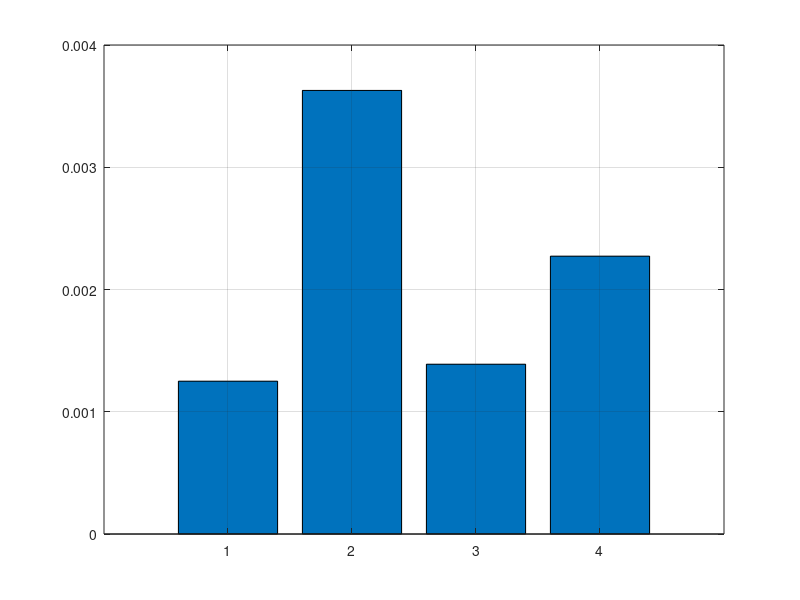

Write MATLAB code to recreate this figure. (Note: this script raises an error after producing the figure.)
%{
% Author: Brennen Green
% Assignment: EGR103 Metal Deformation Calculator
% Date: 01/25/2020
% Purpose: Calculate the elongation of metal under force and graph the 
% comparison of various other metals
%}

% e = FL / AE
% e = elongation
% F = Force in kiloNewtons
% L = Length in meters
% A = Cross sectional area in mm^2
% E = Constant modulous of elasticity in gigapascals

length = 2.5;
cross_area = 50;
force = 5;
E_steel = 200;
E_stainless = 180;
E_titanium = 110;
E_aluminum = 68.9;

e_steel = (force * length) / (cross_area * E_steel);
e_stainless = (force * length) / (cross_area * E_stainless);
e_titanium = (force * length) / (cross_area * E_titanium);
e_aluminum = (force * length) / (cross_area * E_aluminum);

elongation = [e_steel, e_aluminum, e_stainless, e_titanium];
metalNames = ["A-36 Steel", "6061-T6 Aluminum", "AISI 302 Stainless Steel", "Titanium Alloy"];

ax = gca;
bar(elongation);
grid on;
ax.XTickLabel = metalNames;
ax.XTickLabelRotation = 30;
ylabel("Elongation (meters)");
title("Elongation of Different Materials");
